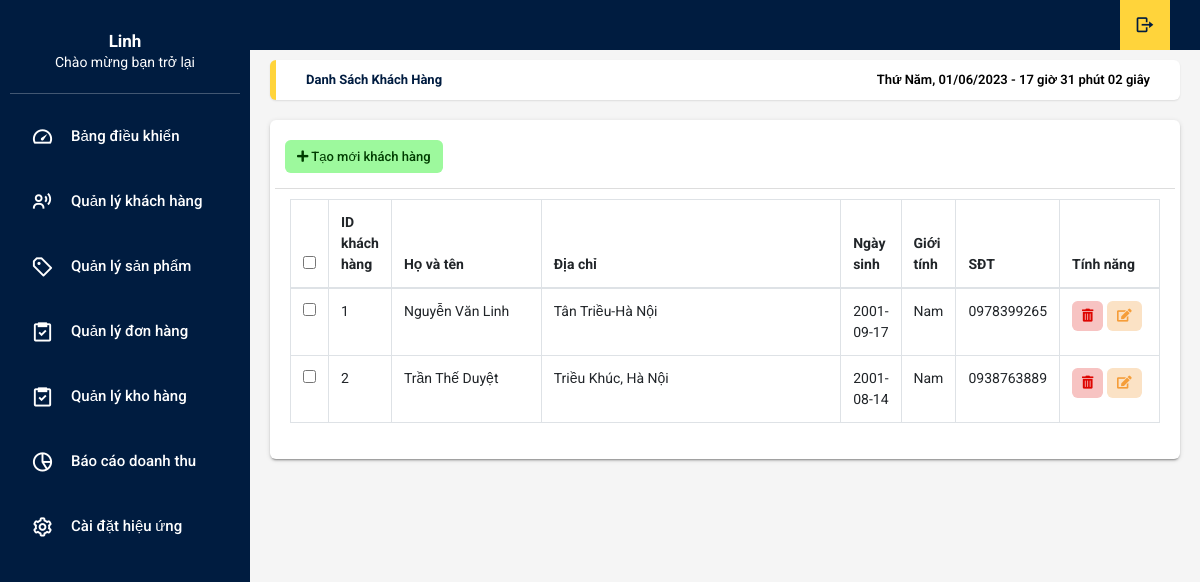
The page /nhanvien/quan-ly-khach-hang.php on the database its author committed.
### tables this page shows
CREATE TABLE `user` (
  `idkhach` int(11) NOT NULL,
  `username` varchar(50) NOT NULL,
  `password` varchar(50) NOT NULL,
  `ten` varchar(50) NOT NULL,
  `ngaysinh` date NOT NULL,
  `sdt` varchar(50) NOT NULL,
  `diachi` varchar(100) NOT NULL,
  `gioitinh` varchar(50) NOT NULL
);

### nhanvien/quan-ly-khach-hang.php (the view, shortened to what this page needs)
<?php
    require "../connect.php";
?>
<!DOCTYPE html>
<html lang="en">
<head>
  <link rel="stylesheet" type="text/css" href="css/main.css">
  <link rel="stylesheet" href="https://cdn.jsdelivr.net/npm/boxicons@latest/css/boxicons.min.css">
  <link rel="stylesheet" href="https://unpkg.com/boxicons@latest/css/boxicons.min.css">
  <link rel="stylesheet" type="text/css"
    href="https://maxcdn.bootstrapcdn.com/font-awesome/4.7.0/css/font-awesome.min.css">
  <link rel="stylesheet" href="https://use.fontawesome.com/releases/v5.8.2/css/all.css">
  <link rel="stylesheet" href="https://cdnjs.cloudflare.com/ajax/libs/jquery-confirm/3.3.2/jquery-confirm.min.css">
</head>
<body onload="time()" class="app sidebar-mini rtl">
  <header class="app-header">
    <ul class="app-nav">
      <li><a class="app-nav__item" href="../index.php"><i class='bx bx-log-out bx-rotate-180'></i> </a>
      </li>
    </ul>
  </header>
  <aside class="app-sidebar">
    <div class="app-sidebar__user">
      <div>
        <p class="app-sidebar__user-name"><b>Linh</b></p>
        <p class="app-sidebar__user-designation">Chào mừng bạn trở lại</p>
      </div>
    </div>
    <hr>
    <ul class="app-menu">
      <?php
        require_once "navbar.php";
      ?>
    </ul>
  </aside>
  <main class="app-content">
    <div class="app-title">
      <ul class="app-breadcrumb breadcrumb side">
        <li class="breadcrumb-item active"><a href="#"><b>Danh sách khách hàng</b></a></li>
      </ul>
      <div id="clock"></div>
    </div>
    <div class="row">
      <div class="col-md-12">
        <div class="tile">
          <div class="tile-body">
            <div class="row element-button">
              <div class="col-sm-2">
                <a class="btn btn-add btn-sm" href="form-add-khach-hang.php" title="Thêm"><i class="fas fa-plus"></i>
                  Tạo mới khách hàng</a>
              </div>
            </div>
            <table class="table table-hover table-bordered js-copytextarea" cellpadding="0" cellspacing="0" border="0"
              id="sampleTable">
              <thead>
                <tr>
                  <th width="10"><input type="checkbox" id="all"></th>
                  <th>ID khách hàng</th>
                  <th width="150">Họ và tên</th>
                  <th width="300">Địa chỉ</th>
                  <th>Ngày sinh</th>
                  <th>Giới tính</th>
                  <th>SĐT</th>
                  <th width="100">Tính năng</th>
                </tr>
              </thead>
              <tbody>
              <?php
		            $sql = "select * from user order by idkhach asc";
	              $result = $conn->query($sql);
              if ($result->num_rows > 0) {
                while ($row = $result->fetch_assoc()) {
              ?>
                <tr>
                  <td width="10"><input type="checkbox" name="check1" value="1"></td>
                  <td><?php echo $row['idkhach']?></td>
                  <td><?php echo $row['ten']?></td>
                  <td><?php echo $row['diachi']?></td>
                  <td><?php echo $row['ngaysinh']?></td>
                  <td><?php echo $row['gioitinh']?></td>
                  <td><?php echo $row['sdt']?></td>
                  <td class="table-td-center">
                    <a onclick="return confirm('Xóa khách hàng này ra khỏi database.')" href="xoakhachhang.php?id=<?php echo $row["idkhach"] ?>">
                      <button class="btn btn-primary btn-sm trash" type="button" title="Xóa">
                        <i class="fas fa-trash-alt"></i>
                      </button>
                    </a>
                    <a href="suakhachhang.php?id=<?php echo $row["idkhach"] ?>">
                      <button class="btn btn-primary btn-sm edit" type="button" title="Sửa">
                      <i class="fas fa-edit"></i>
                      </button>
                    </a>
                  </td>
                </tr>
              <?php
                }
              }
              ?>
              </tbody>
            </table>
          </div>
        </div>
      </div>
    </div>
  </main>
</body>
</html>

### rows shown on the page
user: idkhach "1", ten "Nguyễn Văn Linh", diachi "Tân Triều-Hà Nội", ngaysinh "2001-09-17", gioitinh "Nam", sdt "0978399265"
user: idkhach "2", ten "Trần Thế Duyệt", diachi "Triều Khúc, Hà Nội", ngaysinh "2001-08-14", gioitinh "Nam", sdt "0938763889"
